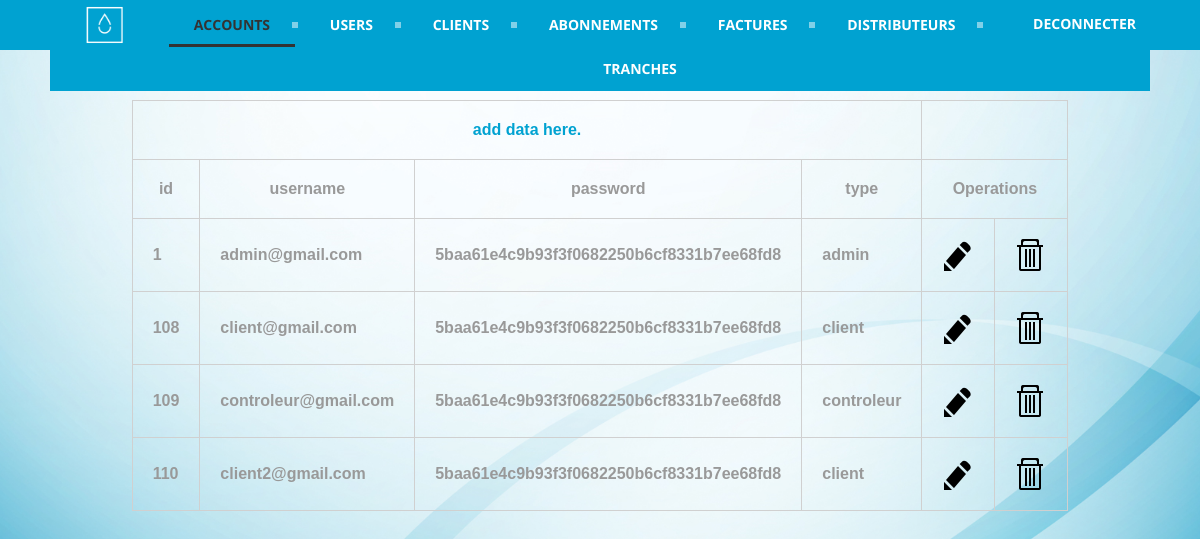
The app's page /admin/account/index.php (signed in) with its own data.
### tables this page shows
CREATE TABLE `account` (
  `idAccount` int(255) NOT NULL,
  `username` varchar(45) DEFAULT NULL,
  `password` varchar(250) DEFAULT NULL,
  `type` varchar(35) NOT NULL
);

### admin/account/index.php (the view, shortened to what this page needs)
<!DOCTYPE html PUBLIC "-//W3C//DTD XHTML 1.0 Transitional//EN" "http://www.w3.org/TR/xhtml1/DTD/xhtml1-transitional.dtd">
<html xmlns="http://www.w3.org/1999/xhtml">
<head>
  <link rel="stylesheet" href="../../public/css/style.css" type="text/css" />
</head>
<body>
  <center>
    <div id="header">
     <div id="content">
      <div id='cssmenu'>
     <a href="../../"><img src="../../public/img/logo-white.png" style="width: 50px; height: 50px; float: left; margin-left: 30px" /></a>
        <form id='logout' action='../../logout-submit.php' method='post' accept-charset='UTF-8'>
          <input type="submit" class="login-button" value="Deconnecter"></input>
        </form>
        <ul>
          <li class="active"><a href="#"><span>Accounts</span></a></li>
          <li><a href="../user/"><span>Users</span></a></li>
          <li><a href="../client/"><span>Clients</span></a></li>
          <li><a href="../abbonement/"><span>Abonnements</span></a></li>
          <li><a href="../facture/"><span>Factures</span></a></li>
          <li><a href="../distributeur/"><span>Distributeurs</span></a></li>
          <li class='last'><a href="../tranche/"><span>Tranches</span></a></li>
        </ul>
      </div>
    </div>
  </div>
  <div id="body">
   <div id="content">
    <table align="center">
      <tr>
        <th colspan="4"><a href="add_data.php">add data here.</a></th>
      </tr>
      <th>id</th>
      <th>username</th>
      <th>password</th>
      <th>type</th>
      <th colspan="2">Operations</th>
    <?php
    $sql_query="SELECT * FROM account";
    $result_set=mysql_query($sql_query);
    while($row=mysql_fetch_row($result_set))
    {
      ?>
      <tr>
        <td><?php echo $row[0]; ?></td>
        <td><?php echo $row[1]; ?></td>
        <td><?php echo $row[2]; ?></td>
        <td><?php echo $row[3]; ?></td>
        <td align="center"><a href="javascript:edt_id('<?php echo $row[0]; ?>')"><img src="../../public/img/pen.png" align="EDIT" /></a></td>
        <td align="center"><a href="javascript:delete_id('<?php echo $row[0]; ?>','<?php echo $row[3]; ?>')"><img src="../../public/img/trash.png" align="DELETE" /></a></td>
      </tr>
      <?php
    }
    ?>
  </table>
</div>
</div>
</center>
</body>
</html>

### public/css/style.css (style rules this page uses)
* { margin:0; padding:0; }
html { margin:0; padding:0; background: url(../img/blue.PNG) no-repeat center fixed; -webkit-background-size: cover; background-size: cover; }
body { font-family:"Courier New", Courier, monospace; }
#header { width:100%; height:50px; background:#00a2d1; color:#f9f9f9; font-family:"Lucida Sans Unicode", "Lucida Grande", sans-serif; font-size:35px; text-align:center; }
#header a { color:#fff; text-decoration:blink; }
#body { margin-top:50px; }
#content { padding-left: 50px; padding-right: 50px; }
table { width:80%; font-family:Tahoma, Geneva, sans-serif; font-weight:bolder; color:#999; margin-bottom:80px; }
table a { text-decoration:none; color:#00a2d1; }
table,td,th { border-collapse:collapse; border:solid #d0d0d0 1px; padding:20px; }
#cssmenu { background: #00a2d1; width: auto; }
#cssmenu ul { list-style: none; margin: 0; padding: 0; line-height: 1; display: block; zoom: 1; }
#cssmenu ul:after { content: " "; display: block; font-size: 0; height: 0; clear: both; visibility: hidden; }
#cssmenu ul li { display: inline-block; padding: 0; margin: 0; }
#cssmenu ul li a { color: #ffffff; text-decoration: none; display: block; padding: 15px 25px; font-family: 'Open Sans', sans-serif; font-weight: 700; text-transform: uppercase; font-size: 14px; position: relative; -webkit-transition: color .25s; -moz-transition: color .25s; -ms-transition: color .25s; -o-transition: color .25s; transition: color .25s; }
#cssmenu ul li a:after { content: ""; display: block; position: absolute; right: -3px; top: 19px; height: 6px; width: 6px; background: #ffffff; opacity: .5; }
#cssmenu ul li a:before { content: ""; display: block; position: absolute; left: 0; bottom: 0; height: 3px; width: 0; background: #333333; -webkit-transition: width .25s; -moz-transition: width .25s; -ms-transition: width .25s; -o-transition: width .25s; transition: width .25s; }
#cssmenu ul li.last > a:after, #cssmenu ul li:last-child > a:after { display: none; }
#cssmenu ul li.active a { color: #333333; }
#cssmenu ul li.active a:before { width: 100%; }
.login-button { float: right; padding: 14px; background-color: Transparent; background-repeat: no-repeat; border: none; cursor: pointer; overflow: hidden; outline: none; font-family: 'Open Sans', sans-serif; font-weight: 700; text-transform: uppercase; font-size: 14px; color: white; }

### records on screen
account: idAccount "1", username "admin@gmail.com", password "5baa61e4c9b93f3f0682250b6cf8331b7ee68fd8", type "admin"
account: idAccount "108", username "client@gmail.com", password "5baa61e4c9b93f3f0682250b6cf8331b7ee68fd8", type "client"
account: idAccount "109", username "controleur@gmail.com", password "5baa61e4c9b93f3f0682250b6cf8331b7ee68fd8", type "controleur"
account: idAccount "110", username "client2@gmail.com", password "5baa61e4c9b93f3f0682250b6cf8331b7ee68fd8", type "client"
